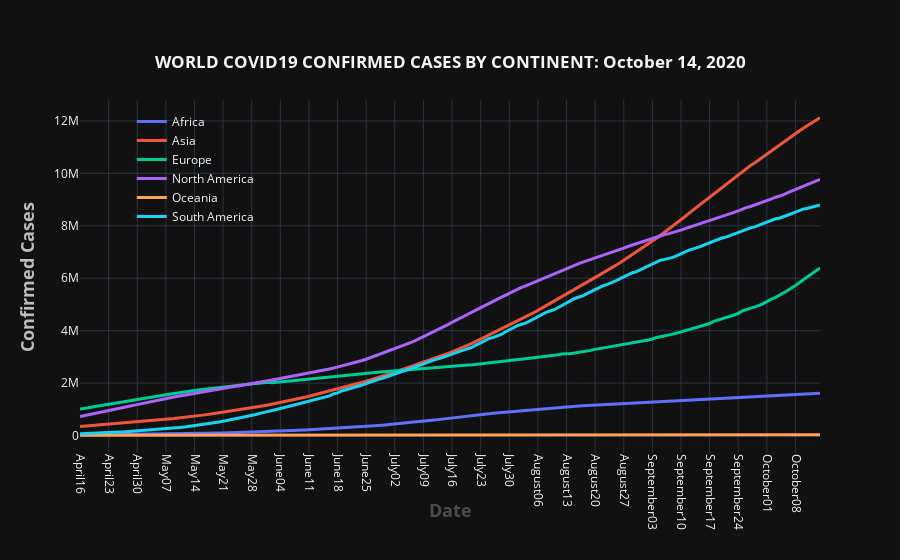

Notebook source saved alongside this figure:
### Code cell
fig = go.Figure()
for continent in continents:
    continent_mod = continent.replace(" ", "")
    full_path = path + continent_mod + '/'+ continent_mod +'_summary.csv'
    summary = pd.read_csv(full_path)
    fig.add_trace(go.Scatter(
        x=summary['Date'].tolist(),
        y= summary['Total_Cases'].tolist(),
#         y = total_cases,
        name=continent,
        mode='lines',
        line=dict(width=3)
        ))   
fig.update_layout(
    template='plotly_dark',        
    title={
#         'text': '<b>'+'WORLD COVID19 CONFIRMED CASES IN AFRICA: ' + date_string +'</b>',
        'text': '<b>'+'WORLD COVID19 CONFIRMED CASES BY CONTINENT: ' + given_date + '</b>',
        'y':0.9,
        'x':0.5,
        'xanchor': 'center',
        'yanchor': 'top'},
    xaxis=dict(title='<b>Date</b>',titlefont_size=18, titlefont=dict(color='#4D4B4B'),nticks=30),
    yaxis=dict(title='<b>Confirmed Cases</b>',titlefont_size=18,  titlefont=dict(color='#BDBDBD')),
    legend=dict(x=0.07, y=0.98,traceorder="normal",bgcolor='rgba(255, 255, 255, 0)',bordercolor='rgba(255, 255, 255, 0)',),   
    xaxis_tickangle=90
)
fig.show()

### Figure 1 — Plotly figure (JSON) as saved in the notebook; plotly's stock layout.template omitted (floating-point values rounded to 4 significant figures; data arrays with more than 128 entries replaced by an {"elided": "..."} marker saying what was removed)
{"data": [{"line": {"width": 3}, "mode": "lines", "name": "Africa", "type": "scatter", "x": {"elided": "182 str values"}, "y": {"elided": "182 int values"}}, {"line": {"width": 3}, "mode": "lines", "name": "Asia", "type": "scatter", "x": {"elided": "182 str values"}, "y": {"elided": "182 int values"}}, {"line": {"width": 3}, "mode": "lines", "name": "Europe", "type": "scatter", "x": {"elided": "182 str values"}, "y": {"elided": "182 int values"}}, {"line": {"width": 3}, "mode": "lines", "name": "North America", "type": "scatter", "x": {"elided": "182 str values"}, "y": {"elided": "182 int values"}}, {"line": {"width": 3}, "mode": "lines", "name": "Oceania", "type": "scatter", "x": {"elided": "182 str values"}, "y": {"elided": "182 int values"}}, {"line": {"width": 3}, "mode": "lines", "name": "South America", "type": "scatter", "x": {"elided": "182 str values"}, "y": {"elided": "182 int values"}}], "layout": {"legend": {"bgcolor": "rgba(255, 255, 255, 0)", "bordercolor": "rgba(255, 255, 255, 0)", "traceorder": "normal", "x": 0.07, "y": 0.98}, "title": {"text": "<b>WORLD COVID19 CONFIRMED CASES BY CONTINENT: October 14, 2020</b>", "x": 0.5, "xanchor": "center", "y": 0.9, "yanchor": "top"}, "xaxis": {"nticks": 30, "tickangle": 90, "title": {"font": {"color": "#4D4B4B", "size": 18}, "text": "<b>Date</b>"}}, "yaxis": {"title": {"font": {"color": "#BDBDBD", "size": 18}, "text": "<b>Confirmed Cases</b>"}}}}
